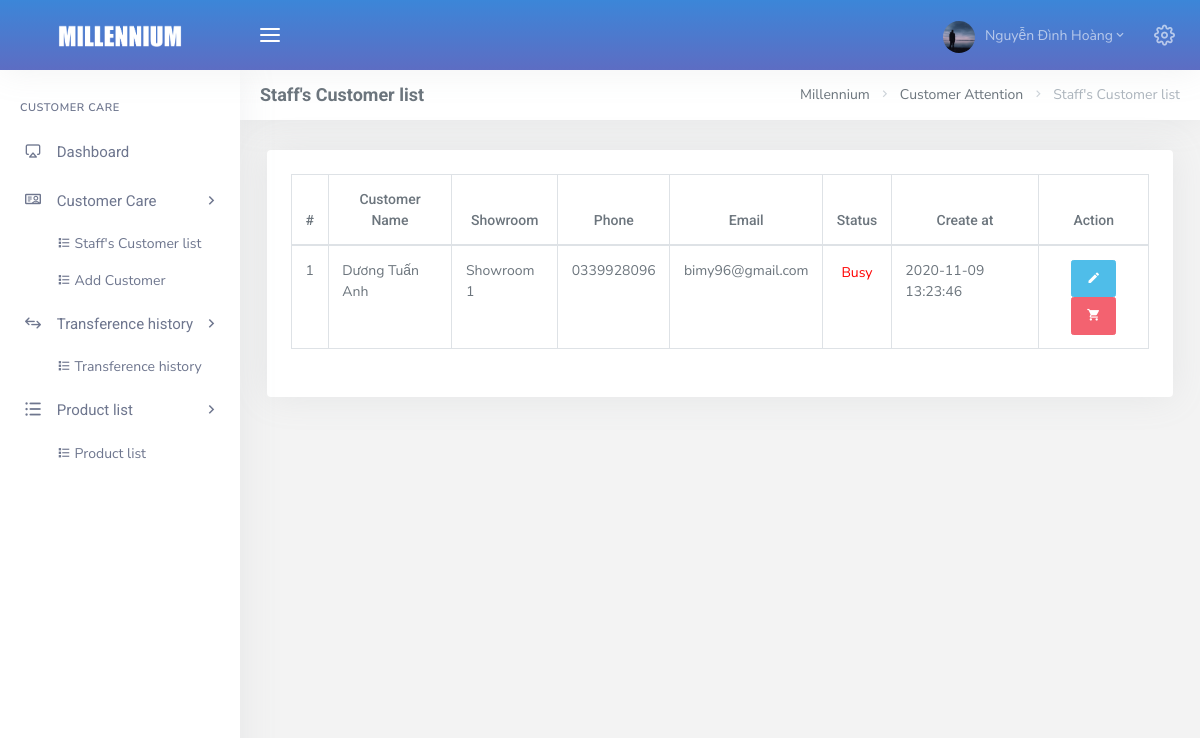
/admin/dashboard.php?page=list_customer_care (signed in), run on the app's committed database.
### tables this page shows
CREATE TABLE `tbl_user` (
  `id` int(11) NOT NULL,
  `name` varchar(50) NOT NULL,
  `showroom_id` int(11) NOT NULL,
  `avatar` varchar(50) NOT NULL DEFAULT 'default.png',
  `email` varchar(50) NOT NULL,
  `passw` varchar(50) NOT NULL DEFAULT '123456',
  `addres` varchar(100) NOT NULL,
  `salary` float NOT NULL,
  `role` tinyint(4) NOT NULL DEFAULT 2,
  `status` tinyint(4) NOT NULL DEFAULT 1,
  `create_at` datetime NOT NULL DEFAULT current_timestamp()
);

CREATE TABLE `tbl_customer` (
  `id` int(11) NOT NULL,
  `name` varchar(50) NOT NULL,
  `showroom_id` int(11) NOT NULL,
  `phone` varchar(10) NOT NULL,
  `email` varchar(50) NOT NULL,
  `sex` varchar(5) NOT NULL,
  `birth` date NOT NULL DEFAULT '1970-01-01',
  `passw` varchar(50) NOT NULL,
  `avatar` varchar(50) NOT NULL DEFAULT 'guest.jpg',
  `create_at` datetime NOT NULL DEFAULT current_timestamp()
);

CREATE TABLE `tbl_showroom` (
  `showroom_id` int(11) NOT NULL,
  `title` varchar(50) NOT NULL,
  `addres` varchar(100) NOT NULL,
  `create_at` datetime NOT NULL DEFAULT current_timestamp()
);

CREATE TABLE `tbl_care` (
  `user_id` int(11) NOT NULL,
  `customer_id` int(11) NOT NULL,
  `status` tinyint(4) NOT NULL DEFAULT 1,
  `create_at` datetime NOT NULL DEFAULT current_timestamp()
);

### admin/Controller/CustomerCare/CustomerCare_c.php (called while the page is built, shortened)
<?php
    include_once("Model/CustomerCare/CustomerCare_m.php");
    class CustomerCare_c extends CustomerCare_m {
        private $customer_care;
        function __construct()
        {
            $this->customer_care = new CustomerCare_m();
        }
        public function CustomerCare () {
            $user_id = $_SESSION['id'];
            $customer_care = $this->customer_care->getCustomerCare($user_id);
            include_once 'View/CustomerCare/list_customer_care.php';
        }
    }
?>

### admin/Config/myConfig.php (called while the page is built, shortened)
<?php
	class Connect{
		private $user = "root";
		private $pass = "";
		private $dns = "mysql:host=localhost;dbname=customer_care";
		function __construct(){
			try {
				$this->pdo = new PDO($this->dns, $this->user, $this->pass);
				$this->pdo->query("SET NAMES utf8");
			} catch (PDOException $e) {
				echo $e->getMessage();
				exit();
			}
		}
	}
 ?>

### admin/Model/CustomerCare/CustomerCare_m.php (called while the page is built, shortened)
<?php
    include_once("Config/myConfig.php");
    class CustomerCare_m extends Connect {
        function __construct()
        {
            parent::__construct();
        }
        protected function getCustomerCare ($user_id) {
            $sql = "
            SELECT tbl_care.customer_id, tbl_user.name as 'Họ tên NV', tbl_customer.name, tbl_showroom.title, tbl_customer.phone, tbl_customer.email, tbl_care.status, tbl_care.create_at, tbl_customer.id
            FROM
                tbl_user,
                tbl_customer,
                tbl_showroom,
                tbl_care
            WHERE
                tbl_customer.showroom_id = tbl_showroom.showroom_id AND tbl_user.id = tbl_care.user_id AND tbl_customer.id = tbl_care.customer_id AND tbl_user.id = :user_id
            ORDER BY tbl_care.create_at DESC";
            $pre = $this->pdo->prepare($sql);
            $pre->bindParam(":user_id", $user_id);
            $pre->execute();
            $result = array();
            while ($row = $pre->fetch(PDO::FETCH_ASSOC)) {
                $result[] = $row;
            }
            return $result;
        }
    }

### admin/View/CustomerCare/list_customer_care.php (the view, shortened to what this page needs)
<div class="row">
    <div class="col-12">
        <div class="card-box table-responsive">
            <table id="datatable_listcustomer_care" class="display table table-bordered dt-responsive nowrap" style="border-collapse: collapse; border-spacing: 0; width: 100%;">
                <thead>
                    <tr class="text-center">
                        <th>#</th>
                        <th>Customer Name</th>
                        <th>Showroom</th>
                        <th>Phone</th>
                        <th>Email</th>
                        <th>Status</th>
                        <th>Create at</th>
                        <th>Action</th>
                    </tr>
                </thead>
                <tbody id="view_customer_care">
                    <?php
                        $count = 0;
                        foreach ($customer_care as $key => $valueCustomerCare) {
                            $count++;
                        ?>
                            <tr>
                                <td class="text-center"><?= $count; ?></td>
                                <td><?= $valueCustomerCare['name'] ?></td>
                                <td><?= $valueCustomerCare['title'] ?></td>
                                <td><?= $valueCustomerCare['phone'] ?></td>
                                <td><?= $valueCustomerCare['email'] ?></td>
                                <td class="text-center">
                                    <?php
                                        if ($valueCustomerCare['status'] == 1) {
                                            echo "<p style='color: red;'>Busy</p>";
                                        }else if ($valueCustomerCare['status'] == 2) {
                                            echo "<p style='color: green;'>Purchased</p>";
                                        } else if ($valueCustomerCare['status'] == 3) {
                                            echo "<p style='color: blue;'>New</p>";
                                        }
                                    ?>
                                </td>
                                <td><?= $valueCustomerCare['create_at'] ?></td>
                                <td class="text-center">
                                    <a href="dashboard.php?page=detail_customer_care&id=<?= $valueCustomerCare['id']; ?>">
                                        <button class="btn btn-info btn-icon waves-effect waves-light" title="Detail"><span><i class="mdi mdi-pencil"></i></span></button>
                                    </a>
                                    <a href="dashboard.php?page=create_order&id=<?= $valueCustomerCare['customer_id']; ?>">
                                        <button type="button" class="btn btn-icon waves-effect waves-light btn-danger" title="Create Bill"><span><i class="mdi mdi-cart"></i></span></button>
                                    </a>
                                </td>
                            </tr>
                        <?php
                        }
                     ?>
                </tbody>
            </table>
        </div>
    </div>
</div>

### data on the page
tbl_user: tbl_customer.name "Dương Tuấn Anh", tbl_showroom.title "Showroom 1", tbl_customer.phone "0339928096", tbl_customer.email "bimy96@gmail.com", tbl_care.create_at "2020-11-09 13:23:46"

### other printed values
$_SESSION['name'] "Nguyễn Đình Hoàng"
